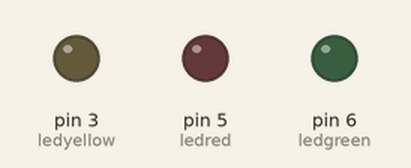
Simulated run of this sketch. Board: Arduino Uno, built with avr-gcc and run on an emulated ATmega328P. On the bench: output pins drawn as LEDs (lit = HIGH).

Above: at 0.2 s.
At 0.7 s:
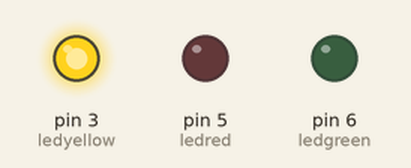
At 1.7 s:
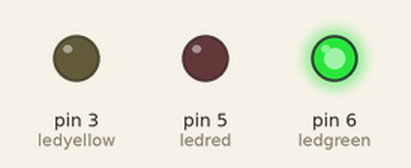
At 2.7 s:
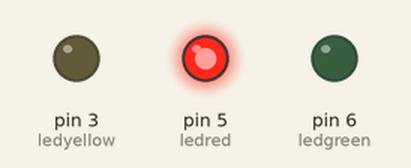
Timing chart, 0 to 3.5 s (numbered marks = the images above):
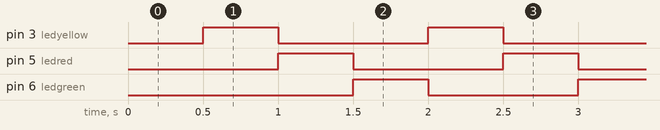

Measured:
- by itself, pin 3 (ledyellow), pin 5 (ledred), pin 6 (ledgreen): alternates HIGH for 0.50 s and LOW for 1.0 s
- by itself, everything shown: repeats every 1.5 s, in 3 steps

The sketch:

User_Program1_1.ino
```cpp
/*Software 1073 Arduino BoeBots
User Program
Method stubs are pre-made. add your own code to complete the challenge!

Program Task: Turn on an LED at pin 5
Feel free to view the example program within the same folder if you need help!
*/
//ANdy is pretty cool and so is sreeka #booandy

#include <Potentiometer.h>

#define PIN_POT           5
Potentiometer *myPot;


int ledred = 5;
int ledgreen = 6;
int ledyellow = 3;

int led = 0;

int speed = 500;

void setup(){
  //your code goes here
  pinMode(ledyellow, OUTPUT);
  pinMode(ledred, OUTPUT);
  pinMode(ledgreen, OUTPUT);

}

void loop(){
  Serial.print("Hello World");
  delay(speed);
  digitalWrite(ledred, LOW);
  digitalWrite(ledgreen, LOW);
  digitalWrite(ledyellow, LOW);
  switch(led)
  {
    case 0:
    digitalWrite(ledyellow, HIGH);
    break;
    case 1:
    digitalWrite(ledred, HIGH);
    break;
    case 2:
    digitalWrite(ledgreen, HIGH);
    led = -1;
    break;
  }

  led = led+1;


}
```
